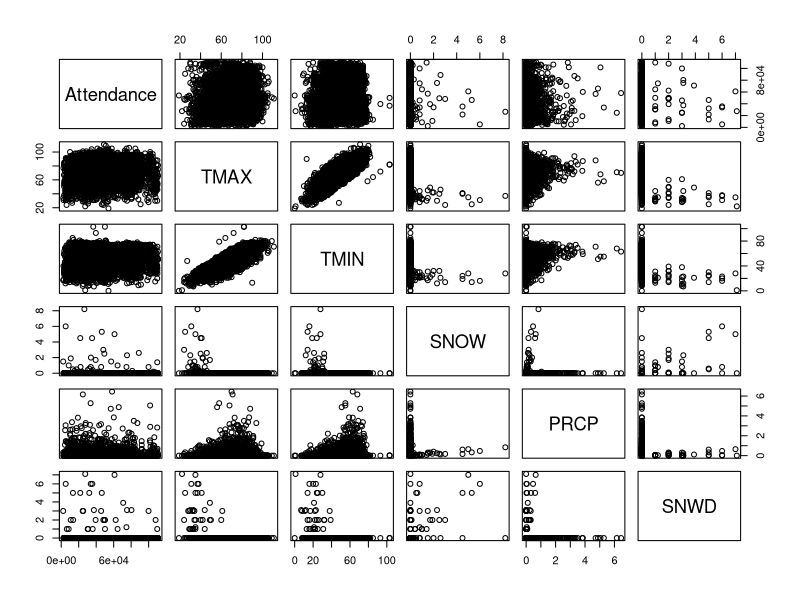
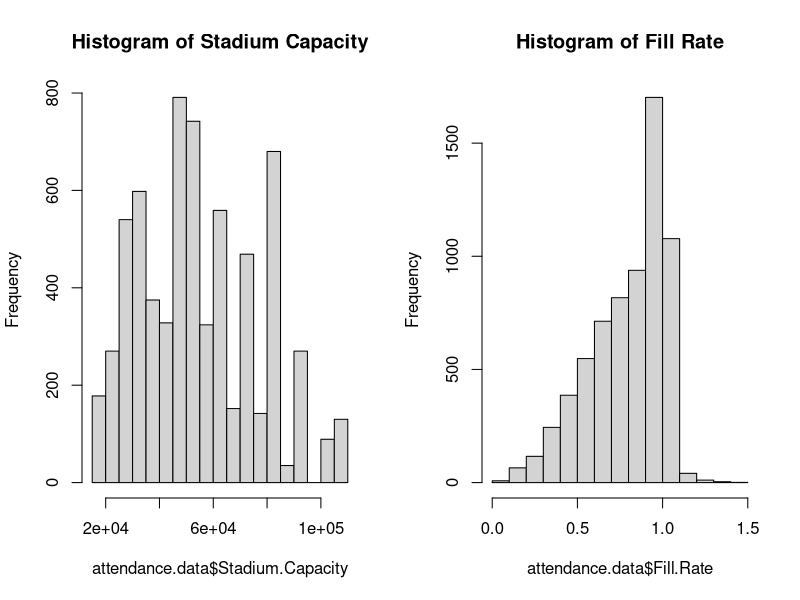
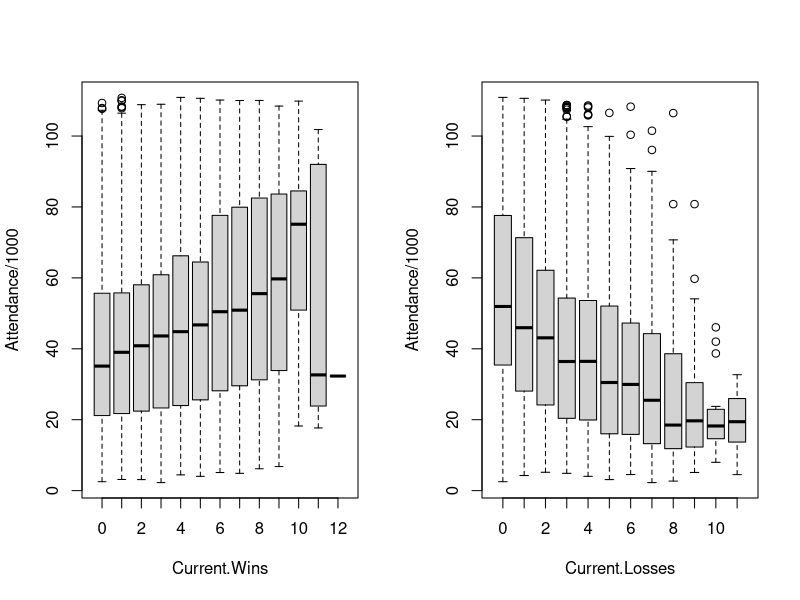
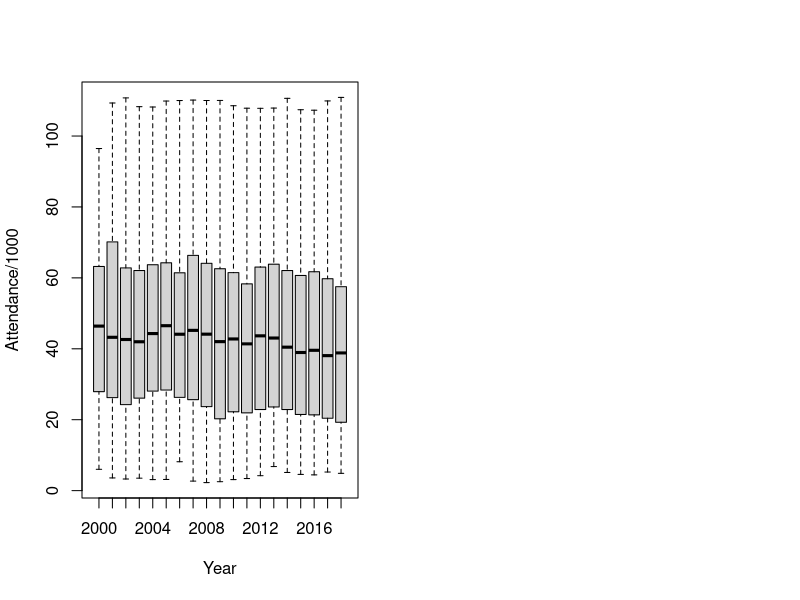

R code for these plots, in order:
## ---- chunk 1
# General set-up for the report.
# I find this useful, but you may improve upon, ignore, or remove
#  (possibly at your own peril).
# Tasks accomplished:
# Don't print out code
# Save results so that code blocks aren't re-run unless code
# changes (cache), _or_ a relevant earlier code block changed (autodep),
# don't clutter R output with messages or warnings (message, warning)
library(MASS)
library(knitr)
library(tidyverse)
library(dplyr)
library(ggthemes)
library(gridExtra)
opts_chunk$set(echo=FALSE,
               cache=TRUE, autodep=TRUE,
               message=FALSE, warning=FALSE)
# Turn off meaningless clutter in summary() output
options(show.signif.stars=FALSE)
## ---- chunk 2
attendance.data = read.csv("CFBeattendance.csv")
## ---- chunk 3
pairs(Attendance~TMAX+TMIN+SNOW+PRCP+SNWD, data=attendance.data)#weather
par(mfrow = c(1,2))
hist(attendance.data$Stadium.Capacity, main = "Histogram of Stadium Capacity")
hist(attendance.data$Fill.Rate, main = "Histogram of Fill Rate")
## ---- chunk 4
boxplot(Attendance/1000~Current.Wins,data=attendance.data) #currentwins&losses
boxplot(Attendance/1000~Current.Losses,data=attendance.data)
boxplot(Attendance/1000~Year, notch=FALSE, varwidth=FALSE, data=attendance.data)
